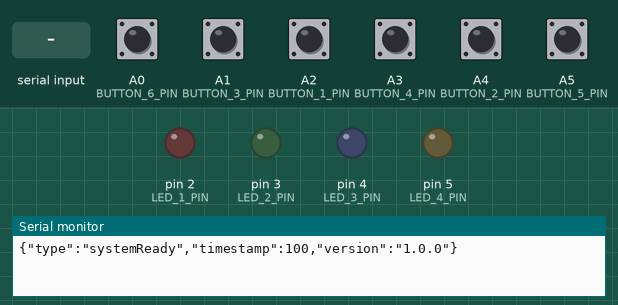
Recording of a program running on a simulated Arduino Uno, built with avr-gcc and run on an emulated ATmega328P. Shown: output pins drawn as LEDs (lit = HIGH), the last lines printed to the serial monitor. The inputs (shaded band) are chosen by the test bench; at power-on: A0 (BUTTON_6_PIN), A1 (BUTTON_3_PIN), A2 (BUTTON_1_PIN), A3 (BUTTON_4_PIN), A4 (BUTTON_2_PIN), A5 (BUTTON_5_PIN) HIGH.

Above: at 1.3 s.
1.4 s: A0 (BUTTON_6_PIN) pulled LOW for 0.15 s
At 1.9 s:
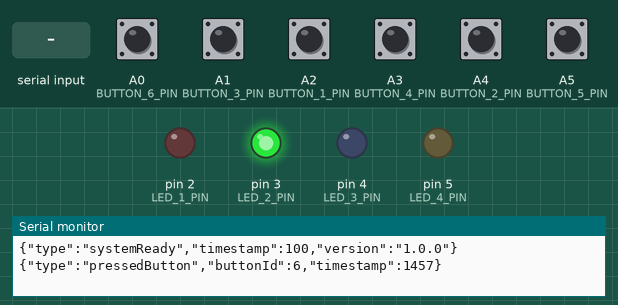
3.0 s: A1 (BUTTON_3_PIN) pulled LOW for 0.15 s
At 3.5 s:
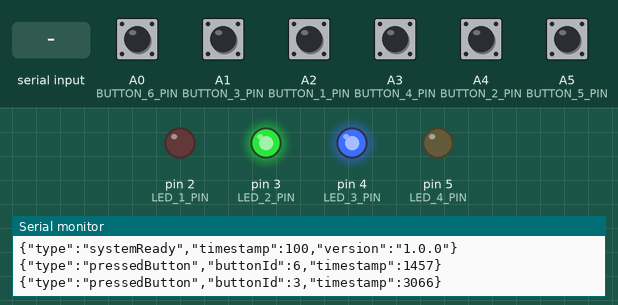
4.6 s: A2 (BUTTON_1_PIN) pulled LOW for 0.15 s
At 5.5 s:
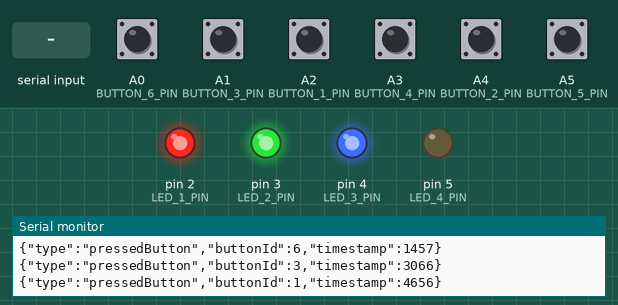
6.2 s: A3 (BUTTON_4_PIN) pulled LOW for 0.15 s
At 7.0 s:
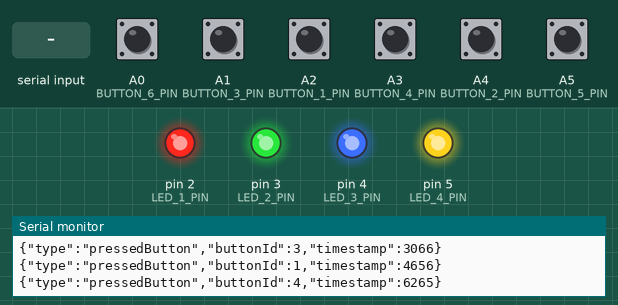
7.8 s: "RESET\n" received over Serial
At 9.0 s:
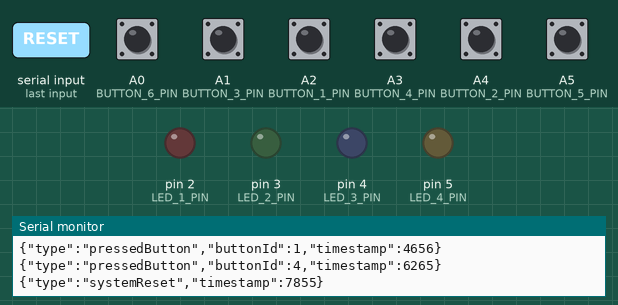
9.3 s: A5 (BUTTON_5_PIN) pulled LOW for 0.15 s
At 10.5 s:
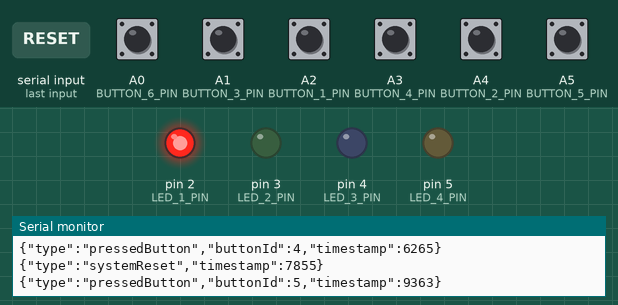
Timing chart, 0 to 11.9 s (numbered marks = the images above; inputs shaded):
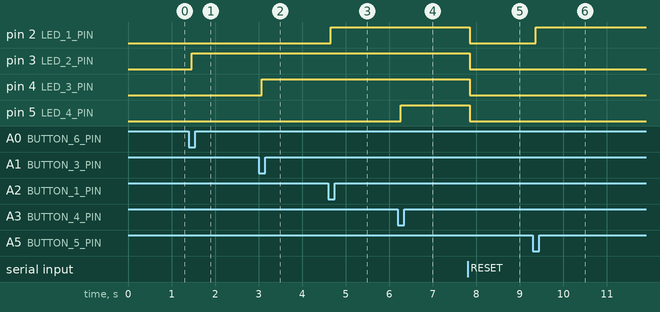

Measured:
- after the input at 1.4 s, pin 3 (LED_2_PIN): LOW → HIGH after 0.06 s
- after the input at 3.0 s, pin 4 (LED_3_PIN): LOW → HIGH after 0.07 s
- after the input at 4.6 s, pin 2 (LED_1_PIN): LOW → HIGH after 0.06 s
- after the input at 6.2 s, pin 5 (LED_4_PIN): LOW → HIGH after 0.07 s
- after the input at 7.8 s, pin 2 (LED_1_PIN), pin 3 (LED_2_PIN), pin 4 (LED_3_PIN), pin 5 (LED_4_PIN): HIGH → LOW after 0.06 s
- after the input at 9.3 s, pin 2 (LED_1_PIN): LOW → HIGH after 0.07 s

The program:

main.cpp
```cpp
/**
 * @file main.cpp
 * @brief 早押しボタンシステム メインプログラム
 *
 * Arduino UNOを使用した6人対応の早押しボタンシステム
 * 設計書に基づき、クラスベースで実装
 *
 * @author Quiz System Team
 * @date 2025-10-10
 * @version 1.0.0
 */

#include <Arduino.h>
#include "config.h"
#include "ButtonConfig.h"
#include "ButtonManager.h"
#include "SerialCommunicator.h"
#include "Logger.hpp"

// ===== グローバルオブジェクト =====
ButtonConfig buttonConfig;
SerialCommunicator serialComm;
ButtonManager buttonManager(&buttonConfig, &serialComm);
Logger logger = Logger("Main");

// ===== リセット用の変数 =====
unsigned long lastResetCheck = 0;
const unsigned long RESET_CHECK_INTERVAL = 100; // リセットチェック間隔（ミリ秒）

// ===== シリアルコマンド処理用バッファ =====
String inputBuffer = "";

/**
 * @brief シリアルコマンドを処理
 *
 * PCからのコマンドを受信して処理
 * - "RESET": システムをリセット
 * - "STATUS": 現在の状態を送信
 * - "CONFIG": 設定情報を送信
 */
void processSerialCommand()
{
    if (Serial.available() > 0)
    {
        char receivedChar = Serial.read();

        if (receivedChar == '\n' || receivedChar == '\r')
        {
            if (inputBuffer.length() > 0)
            {
                // コマンド処理
                inputBuffer.trim();

                if (inputBuffer.equals("RESET"))
                {
                    buttonManager.reset();
                }
                else if (inputBuffer.equals("STATUS"))
                {
                    JsonDocument doc;
                    doc["type"] = "status";
                    doc["active"] = buttonManager.isSystemActive();
                    doc["pressed"] = buttonManager.isButtonPressed();
                    doc["firstButton"] = buttonManager.getFirstPressedButton();
                    doc["timestamp"] = millis();

                    serializeJson(doc, Serial);
                    logger.debug("Sent status update");
                }
                else if (inputBuffer.equals("CONFIG"))
                {
#if ENABLE_DEBUG_OUTPUT
                    buttonConfig.printConfig();
#else
                    JsonDocument doc;
                    doc["type"] = "config";
                    doc["buttonCount"] = buttonConfig.getButtonCount();
                    doc["ledEnabled"] = buttonConfig.isLedEnabled();
                    doc["timestamp"] = millis();

                    serializeJson(doc, Serial);
                    logger.debug("Sent config update");
#endif
                }
                else
                {
                    serialComm.sendError("Unknown command");
                }

                inputBuffer = "";
            }
        }
        else
        {
            inputBuffer += receivedChar;
        }
    }
}

/**
 * @brief 初期化処理
 *
 * システム起動時に1回だけ実行される
 * - シリアル通信の初期化
 * - ボタン設定の読み込み
 * - ボタンマネージャーの初期化
 */
void setup()
{
    // シリアル通信初期化
    serialComm.init(9600);

    // 起動メッセージ
    logger.debug("");
    logger.debug("====================================");
    logger.debug("  Quiz Button System v1.0.0");
    logger.debug("  Based on detailed design spec");
    logger.debug("====================================");
    logger.debug("");

    // デフォルト設定を読み込み
    buttonConfig.loadDefaultConfig();

    // カスタム設定がある場合はここで設定
    // 例: buttonConfig.setButtonPin(0, 10);

    // 設定の検証
    if (!buttonConfig.validate())
    {
        serialComm.sendError("Configuration validation failed");
        logger.debug("[ERROR] Invalid configuration detected!");
        while (1)
        {
            // 設定エラーの場合は停止
            delay(1000);
        }
    }

    // ボタンマネージャー初期化
    buttonManager.init();

    // システム準備完了を通知
    serialComm.sendSystemReady();

    logger.debug("System ready. Waiting for button press...");
    logger.debug("Commands: RESET, STATUS, CONFIG");
}

/**
 * @brief メインループ
 *
 * 繰り返し実行される処理
 * - ボタン状態の監視
 * - シリアルコマンドの処理
 */
void loop()
{
    // ボタン状態を更新
    buttonManager.update();

    // シリアルコマンドを処理
    processSerialCommand();

    // CPU負荷軽減のため少し待機
    delay(10);
}
```

ButtonManager.h
```cpp
/**
 * @file ButtonManager.h
 * @brief ボタン入力管理クラス
 *
 * ボタンの状態監視、デバウンス処理、イベント検出を行う
 */

#ifndef BUTTON_MANAGER_H
#define BUTTON_MANAGER_H

#include <Arduino.h>
#include "ButtonConfig.h"
#include "SerialCommunicator.h"

class ButtonManager
{
private:
    ButtonConfig *config;
    SerialCommunicator *communicator;

    bool buttonStates[MAX_BUTTONS];              // 現在のボタン状態
    bool lastButtonStates[MAX_BUTTONS];          // 前回のボタン状態
    unsigned long lastDebounceTime[MAX_BUTTONS]; // 最後のデバウンス時刻
    unsigned long debounceDelay;                 // デバウンス遅延時間

    bool systemActive;      // システムアクティブ状態
    bool buttonPressed;     // いずれかのボタンが押されたか
    int firstPressedButton; // 最初に押されたボタンID

    /**
     * @brief デバウンス処理を行いながらボタン状態を読み取る
     * @param buttonIndex ボタンのインデックス
     * @return デバウンス後のボタン状態
     */
    bool readButtonWithDebounce(int buttonIndex);

    /**
     * @brief LEDを制御
     * @param ledIndex LEDのインデックス
     * @param state LEDの状態（HIGH/LOW）
     */
    void controlLed(int ledIndex, bool state);

public:
    /**
     * @brief コンストラクタ
     * @param buttonConfig ボタン設定
     * @param serialComm シリアル通信管理
     */
    ButtonManager(ButtonConfig *buttonConfig, SerialCommunicator *serialComm);

    /**
     * @brief 初期化処理
     */
    void init();

    /**
     * @brief メインループで呼び出す更新処理
     */
    void update();

    /**
     * @brief システムをリセット
     */
    void reset();

    /**
     * @brief システムがアクティブかどうかを取得
     * @return true: アクティブ, false: 非アクティブ
     */
    bool isSystemActive() const;

    /**
     * @brief いずれかのボタンが押されているかを取得
     * @return true: 押されている, false: 押されていない
     */
    bool isButtonPressed() const;

    /**
     * @brief 最初に押されたボタンIDを取得
     * @return ボタンID（1-6）、押されていない場合は0
     */
    int getFirstPressedButton() const;

    /**
     * @brief デバウンス時間を設定
     * @param delay デバウンス時間（ミリ秒）
     */
    void setDebounceDelay(unsigned long delay);
};

#endif // BUTTON_MANAGER_H
```

Logger.hpp
```cpp
// (licence header left out)
#ifndef LOGGER_HPP
#define LOGGER_HPP

#include <ArduinoSTL.h>

// #define DEBUG // / 定義するとデバックメッセージが出力されます。

class Logger
{
public:
    Logger(const std::string &name = std::string("unknown"))
        : name(name) {};
    Logger(const char *name = "unknown")
        : name(std::string(name)) {};

    void setup();

    void info(const std::string &message);
    void info(const char *message);
    void debug(const std::string &message);
    void debug(const char *message);
    void warn(const std::string &message);
    void warn(const char *message);
    void error(const std::string &message);
    void error(const char *message);
    void fatal(const std::string &message);
    void fatal(const char *message);

    // 書式付きのログ出力
    template <typename... Args>
    void infof(const char *format, Args... args);

    template <typename... Args>
    void debugf(const char *format, Args... args);

    template <typename... Args>
    void warnf(const char *format, Args... args);

    template <typename... Args>
    void errorf(const char *format, Args... args);

    template <typename... Args>
    void fatalf(const char *format, Args... args);

private:
    std::string name = "unknown";

    void log(const char *message, const char *level);
    char *createPrefix(const char *level, const char *message);
};

/**
 * @brief 書式付き情報ログ出力
 *
 * @tparam Args 可変引数の型
 * @param format 書式文字列
 * @param args 書式引数
 */
template <typename... Args>
void Logger::infof(const char *format, Args... args)
{
    char buffer[256];
    snprintf(buffer, sizeof(buffer), format, args...);
    info(buffer);
}

/**
 * @brief 書式付きデバッグログ出力
 *
 * @tparam Args 可変引数の型
 * @param format 書式文字列
 * @param args 書式引数
 */
template <typename... Args>
void Logger::debugf(const char *format, Args... args)
{
#ifdef DEBUG
    char buffer[256];
    snprintf(buffer, sizeof(buffer), format, args...);
    debug(buffer);
#endif
}

/**
 * @brief 書式付き警告ログ出力
 *
 * @tparam Args 可変引数の型
 * @param format 書式文字列
 * @param args 書式引数
 */
template <typename... Args>
void Logger::warnf(const char *format, Args... args)
{
    char buffer[256];
    snprintf(buffer, sizeof(buffer), format, args...);
    warn(buffer);
}

/**
 * @brief 書式付きエラーログ出力
 *
 * @tparam Args 可変引数の型
 * @param format 書式文字列
 * @param args 書式引数
 */
template <typename... Args>
void Logger::errorf(const char *format, Args... args)
{
    char buffer[256];
    snprintf(buffer, sizeof(buffer), format, args...);
    error(buffer);
}

/**
 * @brief 書式付き致命的エラーログ出力
 *
 * @tparam Args 可変引数の型
 * @param format 書式文字列
 * @param args 書式引数
 */
template <typename... Args>
void Logger::fatalf(const char *format, Args... args)
{
    char buffer[256];
    snprintf(buffer, sizeof(buffer), format, args...);
    fatal(buffer);
}

// よく使用される型の明示的なインスタンス化
template void Logger::infof<int>(const char *, int);
template void Logger::infof<const char *>(const char *, const char *);
template void Logger::infof<int, int>(const char *, int, int);
template void Logger::infof<double>(const char *, double);

template void Logger::debugf<int>(const char *, int);
template void Logger::debugf<const char *>(const char *, const char *);
template void Logger::debugf<int, int>(const char *, int, int);
template void Logger::debugf<double>(const char *, double);

template void Logger::warnf<int>(const char *, int);
template void Logger::warnf<const char *>(const char *, const char *);

template void Logger::errorf<int>(const char *, int);
template void Logger::errorf<const char *>(const char *, const char *);

template void Logger::fatalf<int>(const char *, int);
template void Logger::fatalf<const char *>(const char *, const char *);

#endif // LOGGER_HPP
```

SerialCommunicator.h
```cpp
/**
 * @file SerialCommunicator.h
 * @brief シリアル通信管理クラス
 *
 * JSON形式でのデータ送受信を管理
 */

#ifndef SERIAL_COMMUNICATOR_H
#define SERIAL_COMMUNICATOR_H

#include <Arduino.h>
#include <ArduinoJson.h>

class SerialCommunicator
{
private:
    int baudRate;

    /**
     * @brief 現在のタイムスタンプを取得
     * @return タイムスタンプ（ミリ秒）
     */
    unsigned long getTimestamp() const;

public:
    /**
     * @brief コンストラクタ
     */
    SerialCommunicator();

    /**
     * @brief シリアル通信を初期化
     * @param baud ボーレート
     */
    void init(int baud);

    /**
     * @brief ボタン押下イベントを送信
     * @param buttonId ボタンID（1-6）
     */
    void sendButtonPress(int buttonId);

    /**
     * @brief システムリセットイベントを送信
     */
    void sendSystemReset();

    /**
     * @brief エラーメッセージを送信
     * @param errorMessage エラーメッセージ
     */
    void sendError(const char *errorMessage);

    /**
     * @brief システム準備完了メッセージを送信
     */
    void sendSystemReady();

    /**
     * @brief デバッグメッセージを送信
     * @param message デバッグメッセージ
     */
    void sendDebug(const char *message);
};

#endif // SERIAL_COMMUNICATOR_H
```

ButtonManager.cpp
```cpp
/**
 * @file ButtonManager.cpp
 * @brief ボタン入力管理クラスの実装
 */

#include "ButtonManager.h"
#include "config.h"

ButtonManager::ButtonManager(ButtonConfig *buttonConfig, SerialCommunicator *serialComm)
    : config(buttonConfig),
      communicator(serialComm),
      debounceDelay(DEBOUNCE_DELAY),
      systemActive(true),
      buttonPressed(false),
      firstPressedButton(0)
{

    // 配列の初期化
    for (int i = 0; i < MAX_BUTTONS; i++)
    {
        buttonStates[i] = false;
        lastButtonStates[i] = false;
        lastDebounceTime[i] = 0;
    }
}

void ButtonManager::init()
{
    // 設定の検証
    if (!config->validate())
    {
        communicator->sendError("Invalid button configuration");
        return;
    }

    // ボタンピンを入力モードで初期化（プルアップ抵抗有効）
    for (int i = 0; i < config->getButtonCount(); i++)
    {
        int pin = config->getButtonPin(i);
        if (pin >= 0)
        {
            pinMode(pin, INPUT_PULLUP);
        }
    }

    // LEDピンを出力モードで初期化
    if (config->isLedEnabled())
    {
        for (int i = 0; i < config->getButtonCount(); i++)
        {
            int ledPin = config->getLedPin(i);
            if (ledPin >= 0)
            {
                pinMode(ledPin, OUTPUT);
                digitalWrite(ledPin, LOW); // 初期状態はOFF
            }
        }
    }

#if ENABLE_DEBUG_OUTPUT
    config->printConfig();
    communicator->sendDebug("ButtonManager initialized");
#endif
}

bool ButtonManager::readButtonWithDebounce(int buttonIndex)
{
    int pin = config->getButtonPin(buttonIndex);
    if (pin < 0)
    {
        return false;
    }

    // ボタンの現在の物理状態を読み取る（LOW = 押下）
    bool reading = (digitalRead(pin) == LOW);

    // 状態が変化した場合
    if (reading != lastButtonStates[buttonIndex])
    {
        lastDebounceTime[buttonIndex] = millis();
        lastButtonStates[buttonIndex] = reading;
    }

    // デバウンス期間が経過したか確認
    if ((millis() - lastDebounceTime[buttonIndex]) > debounceDelay)
    {
        // デバウンス後の安定した状態を返す
        return reading;
    }

    // デバウンス中は前回の状態を維持
    return buttonStates[buttonIndex];
}

void ButtonManager::controlLed(int ledIndex, bool state)
{
    if (!config->isLedEnabled())
    {
        return;
    }

    int ledPin = config->getLedPin(ledIndex);
    if (ledPin >= 0)
    {
        digitalWrite(ledPin, state ? HIGH : LOW);
    }
}

void ButtonManager::update()
{
    // 各ボタンの状態をチェック
    for (int i = 0; i < config->getButtonCount(); i++)
    {
        bool currentState = readButtonWithDebounce(i);

        // 状態が変化し、かつ押下された場合
        if (currentState && !buttonStates[i])
        {
            firstPressedButton = i + 1; // 1-6のボタンID

            // イベントを送信
            communicator->sendButtonPress(firstPressedButton);

            // LEDを点灯
            controlLed(i, true);

#if ENABLE_DEBUG_OUTPUT
            communicator->sendDebug("First button pressed");
#endif
        }

        buttonStates[i] = currentState;
    }
}

void ButtonManager::reset()
{
    // 全てのボタン状態をリセット
    for (int i = 0; i < MAX_BUTTONS; i++)
    {
        buttonStates[i] = false;
        lastButtonStates[i] = false;

        // LEDを消灯
        controlLed(i, false);
    }

    buttonPressed = false;
    firstPressedButton = 0;
    systemActive = true;

    communicator->sendSystemReset();

#if ENABLE_DEBUG_OUTPUT
    communicator->sendDebug("System reset complete");
#endif
}

bool ButtonManager::isSystemActive() const
{
    return systemActive;
}

bool ButtonManager::isButtonPressed() const
{
    return buttonPressed;
}

int ButtonManager::getFirstPressedButton() const
{
    return firstPressedButton;
}

void ButtonManager::setDebounceDelay(unsigned long delay)
{
    debounceDelay = delay;
}
```

Logger.cpp
```cpp
/**
 * @file Logger.cpp
 * @brief ロガークラスの実装
 *
 * このファイルは、Arduino環境でのログ出力を管理するLoggerクラスの実装です。
 * ログレベルに応じて、情報、デバッグ、警告、エラー、致命的なエラーメッセージを出力します。
 */

#include "Logger.hpp"
#include <Arduino.h>

/**
 * @brief ロガーの初期化
 *
 * Serialポートを初期化します（まだ初期化されていない場合）
 */
void Logger::setup()
{
    // Serialが初期化されていない場合のみ初期化
    if (!Serial)
    {

    }
}

/**
 * @brief 情報レベルのログ出力（std::string版）
 *
 * @param message ログメッセージ
 */
void Logger::info(const std::string &message)
{
    log(message.c_str(), "INFO");
}

/**
 * @brief 情報レベルのログ出力（const char*版）
 *
 * @param message ログメッセージ
 */
void Logger::info(const char *message)
{
    log(message, "INFO");
}

/**
 * @brief デバッグレベルのログ出力（std::string版）
 *
 * @param message ログメッセージ
 */
void Logger::debug(const std::string &message)
{
#ifdef DEBUG
    log(message.c_str(), "DEBUG");
#endif
}

/**
 * @brief デバッグレベルのログ出力（const char*版）
 *
 * @param message ログメッセージ
 */
void Logger::debug(const char *message)
{
#ifdef DEBUG
    log(message, "DEBUG");
#endif
}

/**
 * @brief 警告レベルのログ出力（std::string版）
 *
 * @param message ログメッセージ
 */
void Logger::warn(const std::string &message)
{
    log(message.c_str(), "WARN");
}

/**
 * @brief 警告レベルのログ出力（const char*版）
 *
 * @param message ログメッセージ
 */
void Logger::warn(const char *message)
{
    log(message, "WARN");
}

/**
 * @brief エラーレベルのログ出力（std::string版）
 *
 * @param message ログメッセージ
 */
void Logger::error(const std::string &message)
{
    log(message.c_str(), "ERROR");
}

/**
 * @brief エラーレベルのログ出力（const char*版）
 *
 * @param message ログメッセージ
 */
void Logger::error(const char *message)
{
    log(message, "ERROR");
}

/**
 * @brief 致命的エラーレベルのログ出力（std::string版）
 *
 * @param message ログメッセージ
 */
void Logger::fatal(const std::string &message)
{
    log(message.c_str(), "FATAL");
}

/**
 * @brief 致命的エラーレベルのログ出力（const char*版）
 *
 * @param message ログメッセージ
 */
void Logger::fatal(const char *message)
{
    log(message, "FATAL");
}

/**
 * @brief 基本的なログ出力処理
 *
 * @param message ログメッセージ
 * @param level ログレベル
 */
void Logger::log(const char *message, const char *level)
{
    char *prefix = createPrefix(level, message);
    Serial.println(prefix);
    Serial.flush();
    delete[] prefix;
}

/**
 * @brief ログメッセージのプレフィックスを作成
 *
 * @param level ログレベル
 * @param message ログメッセージ
 * @return char* フォーマット済みのログメッセージ
 */
char *Logger::createPrefix(const char *level, const char *message)
{
    // タイムスタンプ、レベル、モジュール名、メッセージを含む形式
    // 例: "12345 [INFO] [ModuleName] Message"

    unsigned long timestamp = millis(); // size_t → unsigned long に変更

    // バッファサイズを正確に計算（余裕を持たせる）
    size_t timestampLen = 10; // 最大10桁
    size_t levelLen = strlen(level);
    size_t nameLen = name.length();
    size_t messageLen = strlen(message);

    // フォーマット文字列の固定部分: " [] [] " + null terminator
    size_t formatOverhead = 6 + 1;
    size_t bufferSize = timestampLen + levelLen + nameLen + messageLen + formatOverhead + 10; // 安全マージン

    char *buffer = new char[bufferSize];

    // バッファを初期化
    memset(buffer, 0, bufferSize);

    int written = snprintf(buffer, bufferSize, "%lu [%s] [%s] %s",
                           timestamp, level, name.c_str(), message);

    // 書き込みが正常に完了したか確認
    if (written < 0 || written >= (int)bufferSize)
    {
        // エラーの場合は安全なメッセージに置き換え
        delete[] buffer;
        const char *errorMsg = "LOG_FORMAT_ERROR";
        buffer = new char[strlen(errorMsg) + 1];
        strcpy(buffer, errorMsg);
    }

    return buffer;
}
```

config.h
```cpp
/**
 * @file config.h
 * @brief システム設定定義ファイル
 *
 * ボタンピン配置やシステムパラメータを定義
 */

#ifndef CONFIG_H
#define CONFIG_H

// ===== ボタンピン設定 =====
#define BUTTON_1_PIN A2
#define BUTTON_2_PIN A4
#define BUTTON_3_PIN A1
#define BUTTON_4_PIN A3
#define BUTTON_5_PIN A5
#define BUTTON_6_PIN A0

// ===== システム設定 =====
#define MAX_BUTTONS 6     // 最大ボタン数
#define DEBOUNCE_DELAY 50 // デバウンス時間（ミリ秒）

// ===== LED設定（オプション） =====
#define LED_1_PIN 2
#define LED_2_PIN 3
#define LED_3_PIN 4
#define LED_4_PIN 5
#define LED_5_PIN 2
#define LED_6_PIN 3

// ===== 機能フラグ =====
#define ENABLE_LED_FEEDBACK true  // LED表示を有効化
#define ENABLE_DEBUG_OUTPUT false // デバッグ出力を有効化

#endif // CONFIG_H
```

Source omitted: SerialCommunicator.cpp (2104 bytes), ButtonConfig.h (1793 bytes), ButtonConfig.cpp (3030 bytes)
